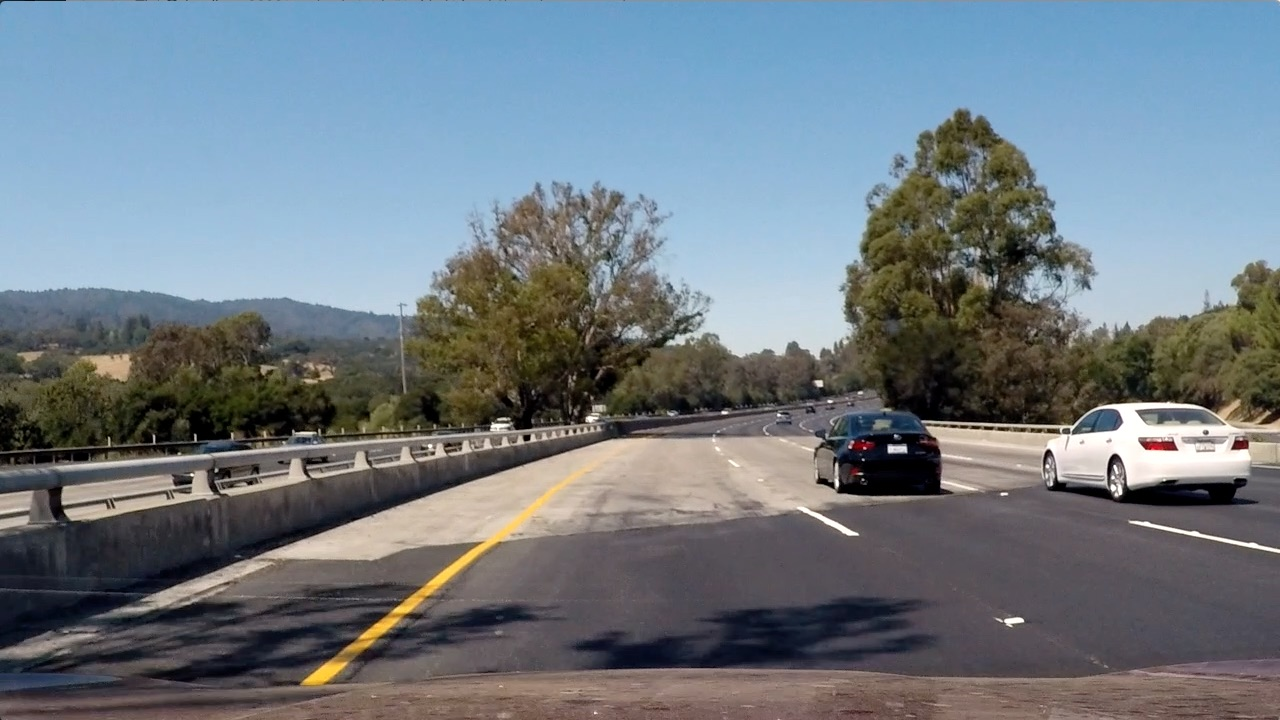
#> input picture YOLO_TEST_IMAGE.jpg, 1280 x 720 px; its folder holds only this picture in this run
$ python -i test_c_e_MH.py   (imports and definitions only)   (older library calls are emulated)
#> lines starting #> are read from the running program, lines starting #| are printed output that depends on the picture; after the words box and inside, x2 and y2 are one past the last pixel; in counts of white or black regions, pixels touching at a corner belong together
import numpy as np
import pandas as pd
import cv2
import os
import glob
import matplotlib.pyplot as plt
import pickle


## Calibration and Destorsion Correction of images
# helpful website https://docs.opencv.org/4.x/dc/dbb/tutorial_py_calibration.html
# helpful video https://www.youtube.com/watch?v=3h7wgR5fYik&t=1352s
# [48 lines left out: function undistort_img, not called in this run]

# we create this function based on all the previous to call it easly for making undistortion and callibration
def undistort(img, cal_dir='camera_cal/cal_pickle.p'):
    #cv2.imwrite('camera_cal/test_cal.jpg', dst)
#> called with cal_dir = 'camera_cal/cal_pickle.p'
    with open(cal_dir, mode='rb') as f:
#> (reads camera_cal/cal_pickle.p from the repository)
        file = pickle.load(f)
    camera_matrix = file['camera_matrix']
    dist = file['dist']
    dst = cv2.undistort(img, camera_matrix, dist, None, camera_matrix)

    return dst

###################################################################################################################

# Here we will detect the edges of the road
# using the following code we will work on the undistored image as we get it from previous

def pipeline(img, s_thresh=(100, 255), sx_thresh=(15, 255)):
    img = undistort(img)
    img = np.copy(img)
    # Convert to HLS color space and separate the V channel
    # we use HLS color system to benifit us insted of rgb system as we geet in our testcases
    # some destortion in photos like sunlight and shadows ... and hls helps us to avoid these distortion
    # we will work on L_channel of the system

    hls = cv2.cvtColor(img, cv2.COLOR_RGB2HLS).astype(np.float)
    h_channel = hls[:,:,0]
    l_channel = hls[:,:,1]
    s_channel = hls[:,:,2]
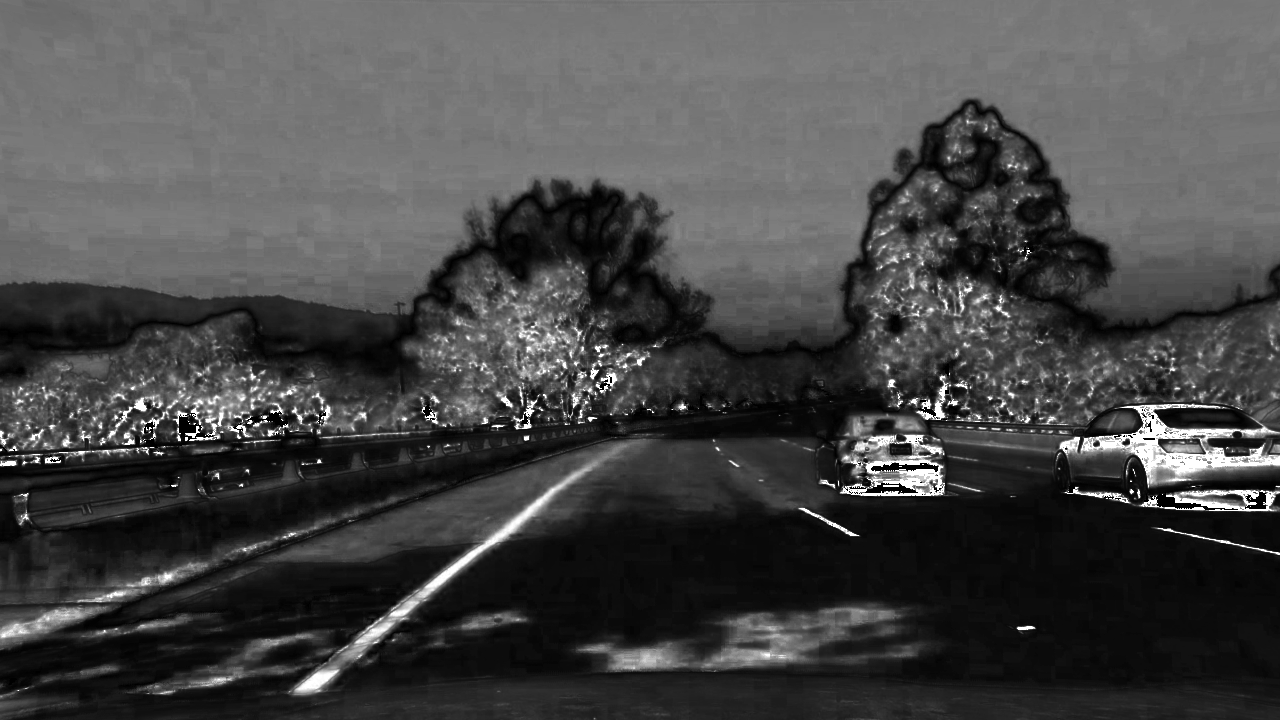
#> s_channel: shape (720, 1280) float64; min 0, max 255, mean 71
    # we use sobel x detection to detect the edges in the photo using l_channel of hls of our image

    sobel_x = cv2.Sobel(l_channel, cv2.CV_64F, 1, 1) # Take the derivative in x
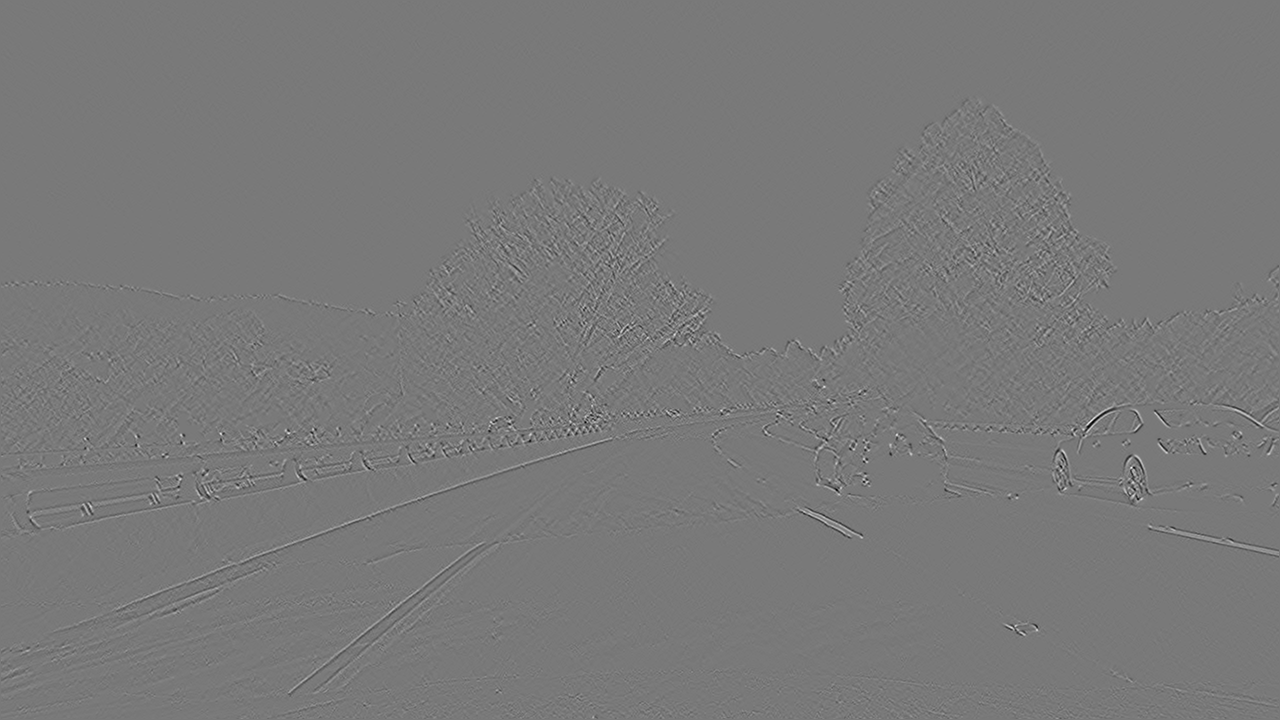
#> sobel_x: shape (720, 1280) float64; min -178, max 196, mean 0; drawn with min black and max white
    #after using sobel x we use the absolute of sobel x to get rid of gray color and clarify the
    # the white edges of the image
    absolute_sobelx = np.absolute(sobel_x) # Absolute x derivative to accentuate lines away from horizontal
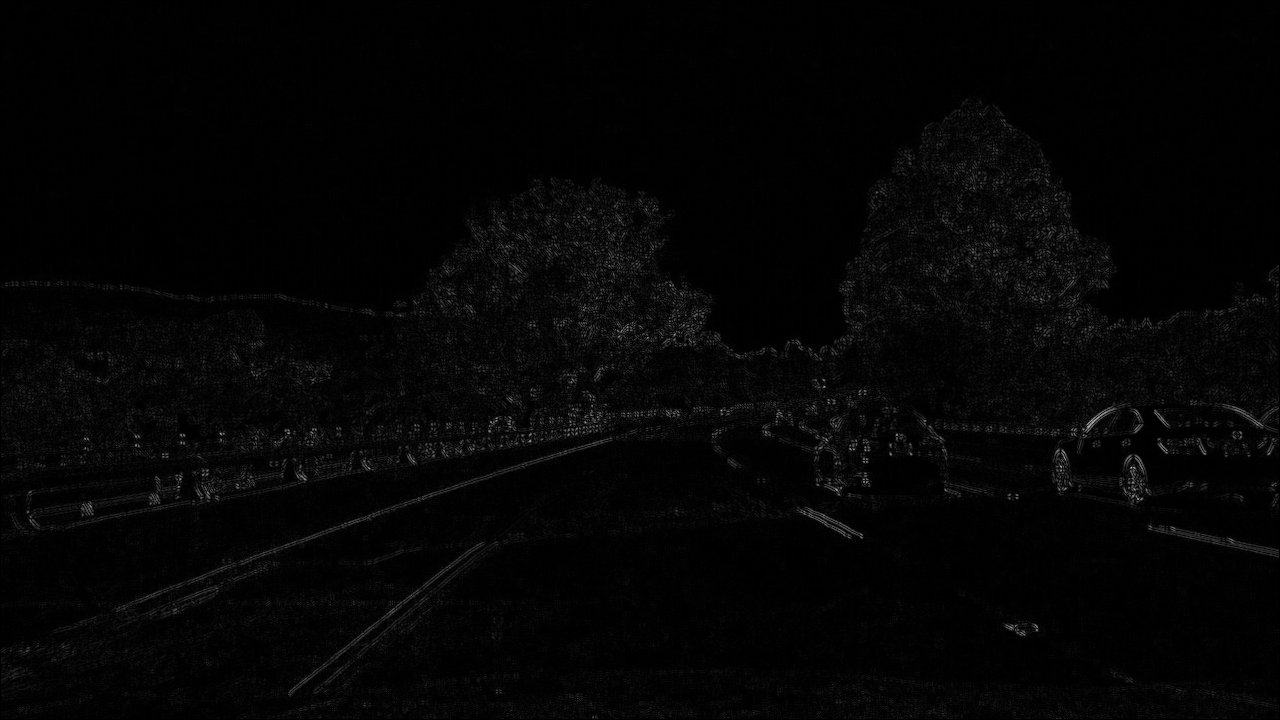
#> absolute_sobelx: shape (720, 1280) float64; min 0, max 196, mean 4.5
    #if we print (abs_sobelx) we find that the maximum number less than 255 then
    # we take scale to make the maximum value is 255
    scaled_sobel = np.uint8(255*absolute_sobelx/np.max(absolute_sobelx))

    # Threshold x gradient
    #then we use binary image for more clarification of white edges in the photo

    # in this we take the photo which is scale_sobel then take numpy zeros of it
    sx_binary = np.zeros_like(scaled_sobel)
    # here we say if scaled_sobel bigger than minimum sobel threshold which is 15
    # and scaled sobel less than maximum sobel threshold which is 255 we but sx_binary by 1
    sx_binary[(scaled_sobel >= sx_thresh[0]) & (scaled_sobel <= sx_thresh[1])] = 1

    # Threshold color channel
    s_binary = np.zeros_like(s_channel)
    s_binary[(s_channel >= s_thresh[0]) & (s_channel <= s_thresh[1])] = 1

    color_binary = np.dstack((np.zeros_like(sx_binary), sx_binary, s_binary)) * 255

    combined_binary = np.zeros_like(sx_binary)
    combined_binary[(s_binary == 1) | (sx_binary == 1)] = 1
    return combined_binary

>>> import cv2
>>> picture = cv2.cvtColor(cv2.imread('YOLO_TEST_IMAGE.jpg'), cv2.COLOR_BGR2RGB)
>>> result = pipeline(picture)
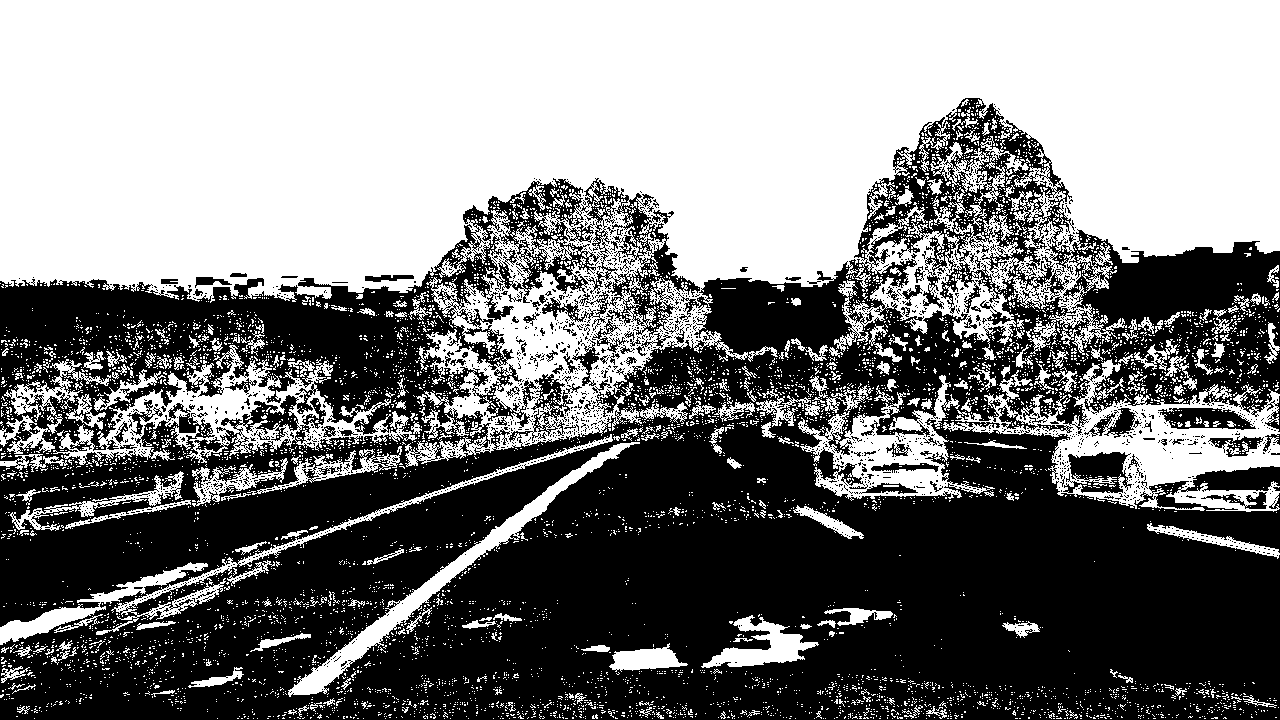
#> result: shape (720, 1280); values 0 (black) and 1 (white), 49.5% white; 6676 white regions (6366 under 20 px), largest, box (x1, y1, x2, y2) and area: (0, 0, 1280, 467) 353940, (943, 359, 1280, 512) 16834, (53, 345, 417, 465) 11208
